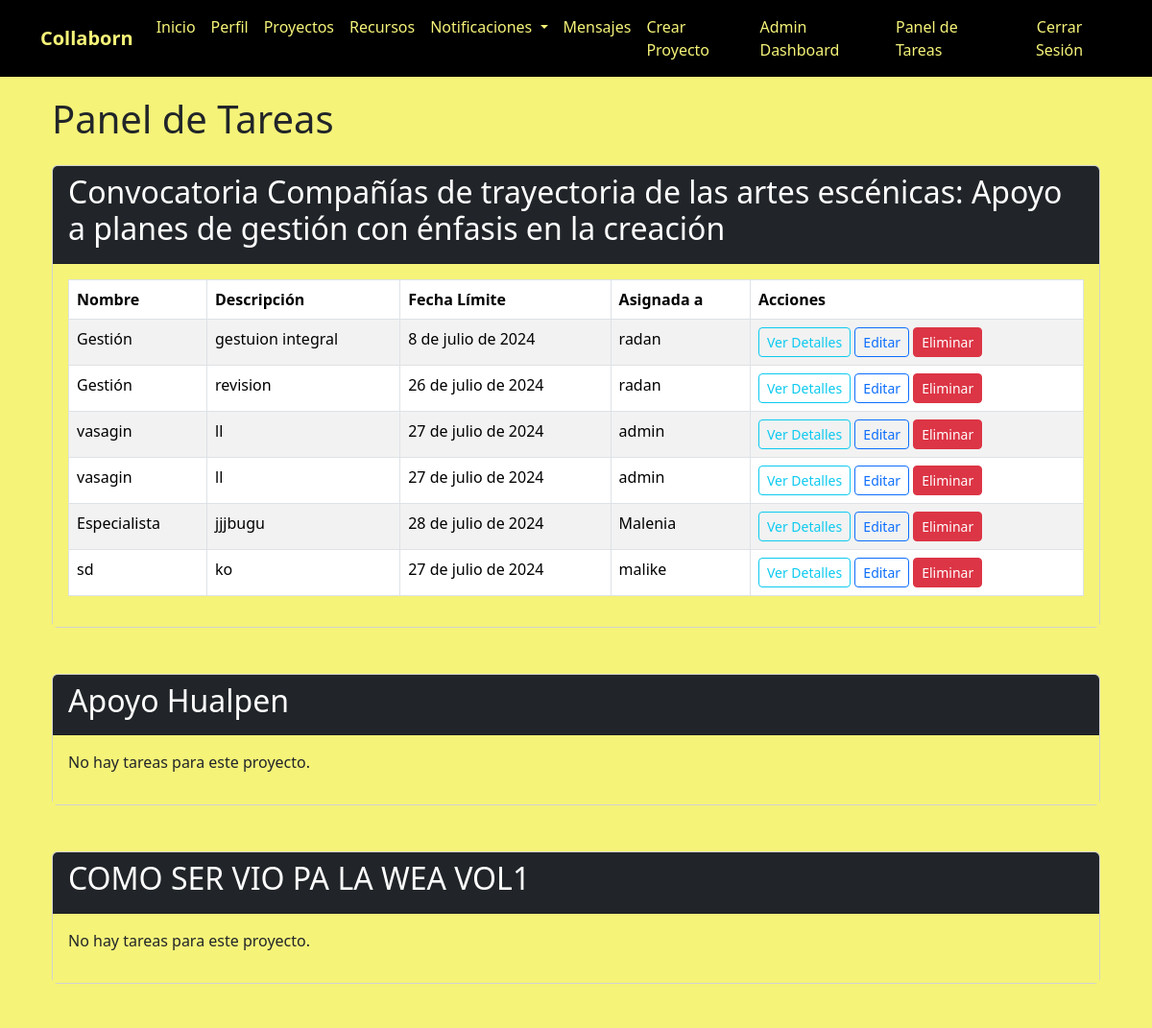
/admin_panel_tareas/ (signed in, upper part), run on an earlier commit of the app's database.
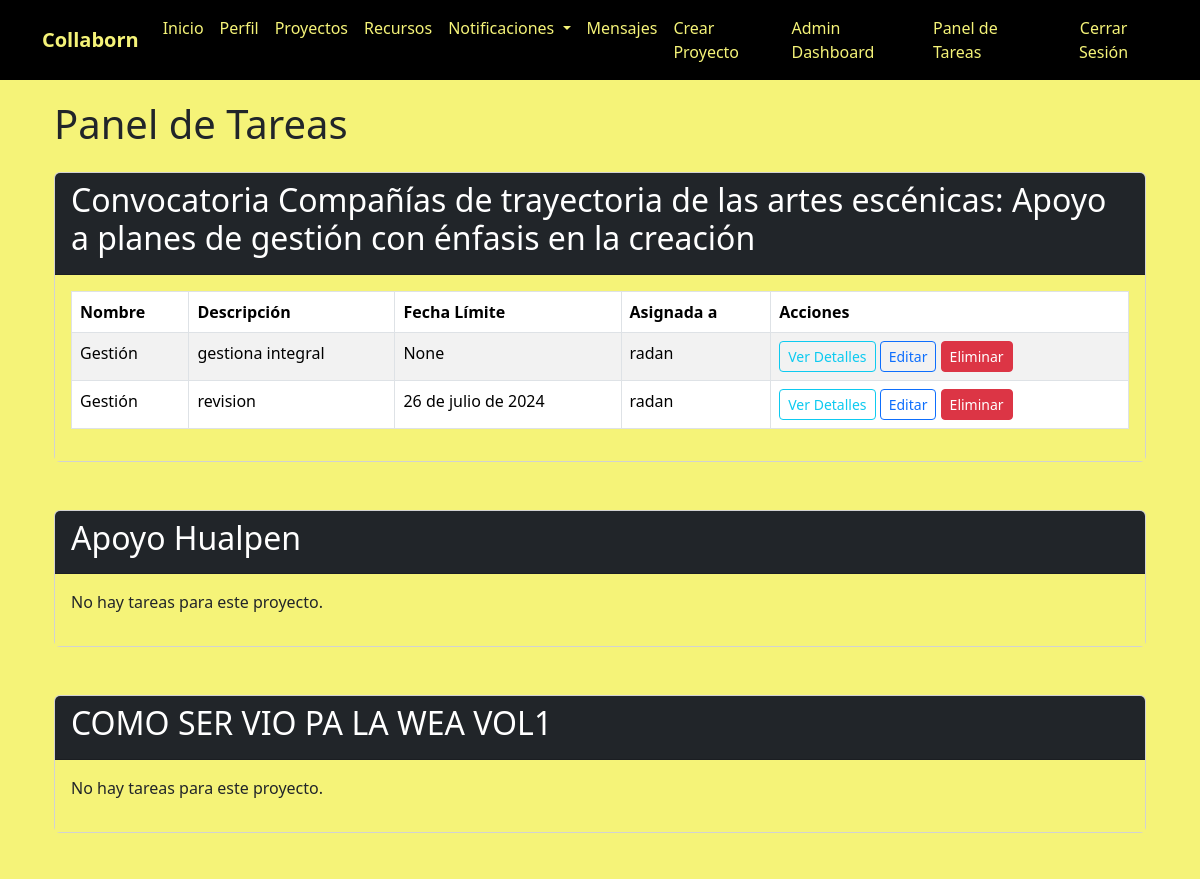
And on a later commit of the database.
### myapp/models.py (models this page shows, shortened)
class Proyecto(models.Model):
    nombre = models.CharField(max_length=200)
    descripcion = models.TextField()
    fecha_inicio = models.DateField()
    fecha_fin = models.DateField()
    ciudad = models.CharField(max_length=100, blank=True, null=True)
    imagen = models.ImageField(upload_to='proyectos/', blank=True, null=True)
    categoria = models.CharField(max_length=100, blank=True, null=True)
    creador = models.ForeignKey(User, on_delete=models.CASCADE)

class Tarea(models.Model):
    proyecto = models.ForeignKey(Proyecto, related_name='tareas', on_delete=models.CASCADE)
    nombre = models.CharField(max_length=200)
    descripcion = models.TextField(blank=True, null=True)
    completada = models.BooleanField(default=False)
    fecha_limite = models.DateField(blank=True, null=True)
    asignada_a = models.ForeignKey(User, related_name='tareas_asignadas', on_delete=models.SET_NULL, blank=True, null=True)

### myapp/views.py (the view)
# urls.py: path('admin_panel_tareas/', views.admin_panel_tareas, name='admin_panel_tareas'),
@login_required
def admin_panel_tareas(request):
    if not request.user.is_staff:
        return redirect('index')
    proyectos = Proyecto.objects.all()
    tareas_por_proyecto = {proyecto: Tarea.objects.filter(proyecto=proyecto) for proyecto in proyectos}
    return render(request, 'myapp/admin_panel_tareas.html', {'tareas_por_proyecto': tareas_por_proyecto})

### myapp/templates/myapp/admin_panel_tareas.html (shortened to what this page needs)
{% extends 'myapp/base.html' %}
{% block content %}
<div class="container mt-5">
    <h1 class="mb-4">Panel de Tareas</h1>
    {% for proyecto, tareas_proyecto in tareas_por_proyecto.items %}
    <div class="project-section mb-5">
        <div class="card">
            <div class="card-header bg-dark text-white">
                <h2>{{ proyecto.nombre }}</h2>
            </div>
            <div class="card-body">
                {% if tareas_proyecto %}
                <table class="table table-striped table-bordered">
                    <thead class="thead-dark">
                        <tr>
                            <th>Nombre</th>
                            <th>Descripción</th>
                            <th>Fecha Límite</th>
                            <th>Asignada a</th>
                            <th>Acciones</th>
                        </tr>
                    </thead>
                    <tbody>
                        {% for tarea in tareas_proyecto %}
                        <tr>
                            <td>{{ tarea.nombre }}</td>
                            <td>{{ tarea.descripcion }}</td>
                            <td>{{ tarea.fecha_limite }}</td>
                            <td>{{ tarea.asignada_a.username }}</td>
                            <td>
                                <a href="{% url 'detalle_tarea' tarea.id %}" class="btn btn-outline-info btn-sm">Ver Detalles</a>
                                <a href="{% url 'editar_tarea' tarea.id %}" class="btn btn-outline-primary btn-sm">Editar</a>
                                <a href="{% url 'eliminar_tarea' tarea.id %}?next={% url 'admin_panel_tareas' %}" class="btn btn-danger btn-sm">Eliminar</a>
                            </td>
                        </tr>
                        {% endfor %}
                    </tbody>
                </table>
                {% else %}
                <p>No hay tareas para este proyecto.</p>
                {% endif %}
            </div>
        </div>
    </div>
    {% endfor %}
</div>
{% endblock %}

What changed in the data, as far as the page shows it:
removed Tarea: nombre "vasagin", descripcion "ll", fecha_limite "27 de julio de 2024", asignada_a.username "admin", shown under Proyecto (number 1 of 3 on the later page)
removed Tarea: nombre "vasagin", descripcion "ll", fecha_limite "27 de julio de 2024", asignada_a.username "admin", shown under Proyecto (number 1 of 3 on the later page)
removed Tarea: nombre "Especialista", descripcion "jjjbugu", fecha_limite "28 de julio de 2024", asignada_a.username "Malenia", shown under Proyecto (number 1 of 3 on the later page)
removed Tarea: nombre "sd", descripcion "ko", fecha_limite "27 de julio de 2024", asignada_a.username "malike", shown under Proyecto (number 1 of 3 on the later page)
changed Tarea: descripcion "gestuion integral" → "gestiona integral"; fecha_limite "8 de julio de 2024" → "None"
